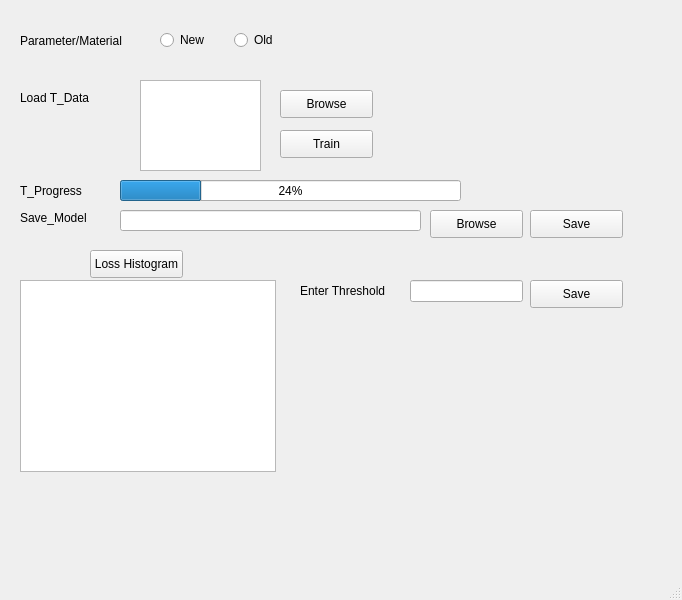
<?xml version="1.0" encoding="UTF-8"?>
<ui version="4.0">
 <class>MainWindow</class>
 <widget class="QMainWindow" name="MainWindow">
  <property name="geometry">
   <rect>
    <x>0</x>
    <y>0</y>
    <width>682</width>
    <height>600</height>
   </rect>
  </property>
  <property name="windowTitle">
   <string>MainWindow</string>
  </property>
  <widget class="QWidget" name="centralwidget">
   <widget class="QLabel" name="ParameterMaterial">
    <property name="geometry">
     <rect>
      <x>20</x>
      <y>30</y>
      <width>121</width>
      <height>21</height>
     </rect>
    </property>
    <property name="text">
     <string>Parameter/Material</string>
    </property>
   </widget>
   <widget class="QRadioButton" name="new_2">
    <property name="geometry">
     <rect>
      <x>160</x>
      <y>30</y>
      <width>95</width>
      <height>20</height>
     </rect>
    </property>
    <property name="text">
     <string>New</string>
    </property>
   </widget>
   <widget class="QRadioButton" name="old">
    <property name="geometry">
     <rect>
      <x>234</x>
      <y>30</y>
      <width>91</width>
      <height>20</height>
     </rect>
    </property>
    <property name="text">
     <string>Old</string>
    </property>
   </widget>
   <widget class="QWidget" name="train" native="true">
    <property name="enabled">
     <bool>true</bool>
    </property>
    <property name="geometry">
     <rect>
      <x>10</x>
      <y>70</y>
      <width>651</width>
      <height>421</height>
     </rect>
    </property>
    <widget class="QLabel" name="LoadT_data">
     <property name="geometry">
      <rect>
       <x>10</x>
       <y>20</y>
       <width>91</width>
       <height>16</height>
      </rect>
     </property>
     <property name="text">
      <string>Load T_Data</string>
     </property>
    </widget>
    <widget class="QPushButton" name="Browse_Traindata">
     <property name="geometry">
      <rect>
       <x>270</x>
       <y>20</y>
       <width>93</width>
       <height>28</height>
      </rect>
     </property>
     <property name="text">
      <string>Browse</string>
     </property>
    </widget>
    <widget class="QProgressBar" name="TrainprogressBar">
     <property name="geometry">
      <rect>
       <x>110</x>
       <y>110</y>
       <width>341</width>
       <height>21</height>
      </rect>
     </property>
     <property name="value">
      <number>24</number>
     </property>
    </widget>
    <widget class="QLabel" name="T_Progress">
     <property name="geometry">
      <rect>
       <x>10</x>
       <y>110</y>
       <width>81</width>
       <height>21</height>
      </rect>
     </property>
     <property name="text">
      <string>T_Progress</string>
     </property>
    </widget>
    <widget class="QPushButton" name="Train">
     <property name="geometry">
      <rect>
       <x>270</x>
       <y>60</y>
       <width>93</width>
       <height>28</height>
      </rect>
     </property>
     <property name="text">
      <string>Train</string>
     </property>
    </widget>
    <widget class="QLabel" name="SaveModel">
     <property name="geometry">
      <rect>
       <x>10</x>
       <y>140</y>
       <width>91</width>
       <height>16</height>
      </rect>
     </property>
     <property name="text">
      <string>Save_Model</string>
     </property>
    </widget>
    <widget class="QPushButton" name="Save_model">
     <property name="geometry">
      <rect>
       <x>520</x>
       <y>140</y>
       <width>93</width>
       <height>28</height>
      </rect>
     </property>
     <property name="text">
      <string>Save</string>
     </property>
    </widget>
    <widget class="QGraphicsView" name="Histogram">
     <property name="geometry">
      <rect>
       <x>10</x>
       <y>210</y>
       <width>256</width>
       <height>192</height>
      </rect>
     </property>
    </widget>
    <widget class="QPushButton" name="L_Histogram">
     <property name="geometry">
      <rect>
       <x>80</x>
       <y>180</y>
       <width>93</width>
       <height>28</height>
      </rect>
     </property>
     <property name="text">
      <string>Loss Histogram</string>
     </property>
    </widget>
    <widget class="QLabel" name="Threshold">
     <property name="geometry">
      <rect>
       <x>290</x>
       <y>210</y>
       <width>111</width>
       <height>21</height>
      </rect>
     </property>
     <property name="text">
      <string>Enter Threshold</string>
     </property>
    </widget>
    <widget class="QPushButton" name="Save_Thresh">
     <property name="geometry">
      <rect>
       <x>520</x>
       <y>210</y>
       <width>93</width>
       <height>28</height>
      </rect>
     </property>
     <property name="text">
      <string>Save</string>
     </property>
    </widget>
    <widget class="QLineEdit" name="Savemodelpath">
     <property name="geometry">
      <rect>
       <x>110</x>
       <y>140</y>
       <width>301</width>
       <height>21</height>
      </rect>
     </property>
    </widget>
    <widget class="QLineEdit" name="thresholdvalue">
     <property name="geometry">
      <rect>
       <x>400</x>
       <y>210</y>
       <width>113</width>
       <height>22</height>
      </rect>
     </property>
    </widget>
    <widget class="QPushButton" name="Browse">
     <property name="geometry">
      <rect>
       <x>420</x>
       <y>140</y>
       <width>93</width>
       <height>28</height>
      </rect>
     </property>
     <property name="text">
      <string>Browse</string>
     </property>
    </widget>
    <widget class="QListWidget" name="Data">
     <property name="geometry">
      <rect>
       <x>130</x>
       <y>10</y>
       <width>121</width>
       <height>91</height>
      </rect>
     </property>
    </widget>
   </widget>
  </widget>
  <widget class="QMenuBar" name="menubar">
   <property name="geometry">
    <rect>
     <x>0</x>
     <y>0</y>
     <width>682</width>
     <height>26</height>
    </rect>
   </property>
  </widget>
  <widget class="QStatusBar" name="statusbar"/>
 </widget>
 <tabstops>
  <tabstop>new_2</tabstop>
  <tabstop>old</tabstop>
  <tabstop>Browse_Traindata</tabstop>
  <tabstop>Train</tabstop>
  <tabstop>Browse</tabstop>
  <tabstop>Savemodelpath</tabstop>
  <tabstop>Save_model</tabstop>
  <tabstop>L_Histogram</tabstop>
  <tabstop>Histogram</tabstop>
  <tabstop>thresholdvalue</tabstop>
  <tabstop>Save_Thresh</tabstop>
 </tabstops>
 <resources/>
 <connections/>
</ui>
